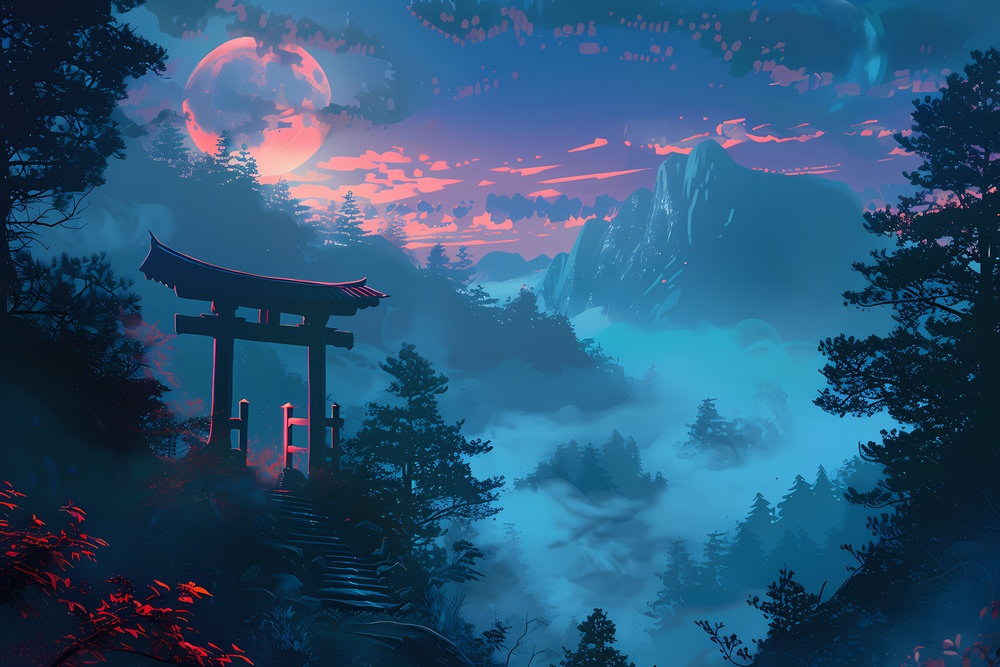
#> input picture Lab Experiments/image.jpg, 1000 x 667 px, shrunk from 5376 x 3584 before the run
$ python 'exp 13.py'
#> lines starting #> are read from the running program, lines starting #| are printed output that depends on the picture

import cv2
import numpy as np

img = cv2.imread(r"image.jpg")
#> img is the input picture: shape (667, 1000, 3); mean B, G, R 117.6, 84.1, 42.4

if img is not None:
    rows, cols = img.shape[:2]
#> rows = 667; cols = 1000

    pts1 = np.float32([[50, 50], [200, 50], [50, 200]])
    pts2 = np.float32([[10, 100], [200, 50], [100, 250]])

    matrix = cv2.getAffineTransform(pts1, pts2)
    result = cv2.warpAffine(img, matrix, (cols, rows))
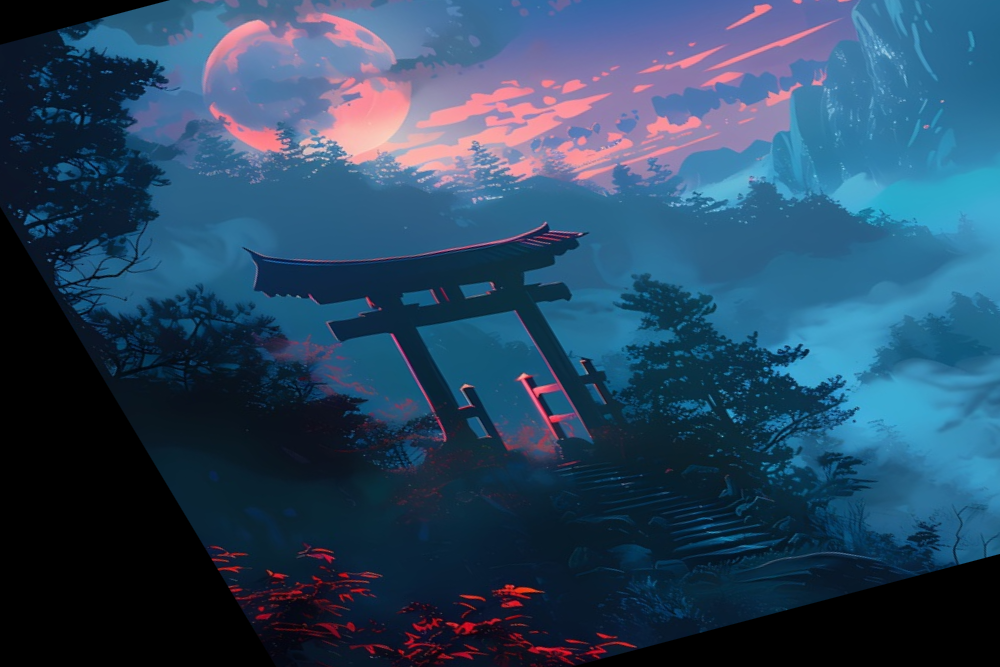
#> result: shape (667, 1000, 3); mean B, G, R 98.1, 71.2, 41.6

    cv2.imshow("Original Image", img)
    cv2.imshow("Affine Transformation", result)

    cv2.waitKey(0)
    cv2.destroyAllWindows()
else:
    print("Image not found!")
